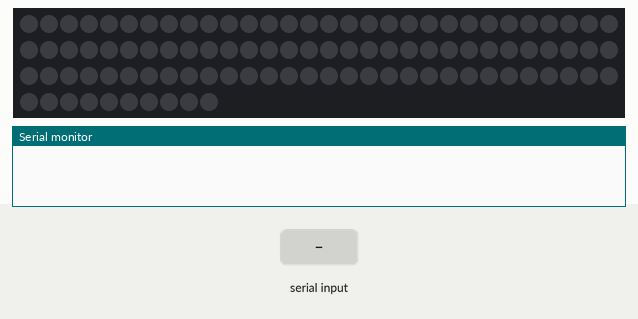
Simulated run of this sketch. Board: Arduino Uno, built with avr-gcc and run on an emulated ATmega328P. On the bench: 100 RGB LEDs in strip order, left to right, continuing on the next row, the last lines printed to the serial monitor. The test bench sets the inputs (shaded band). Random numbers use the default seed unless the sketch sets one.

Above: at 1.2 s.
1.3 s: "c" received over the second serial link
At 2.07 s:
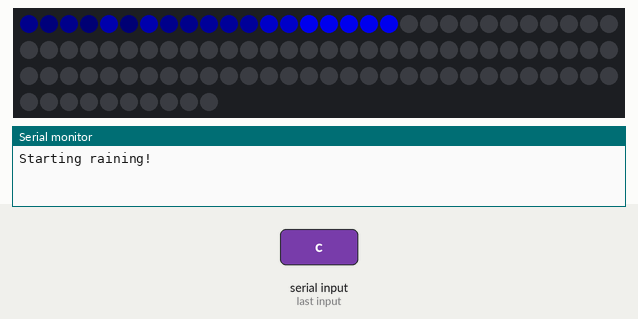
At 2.67 s:
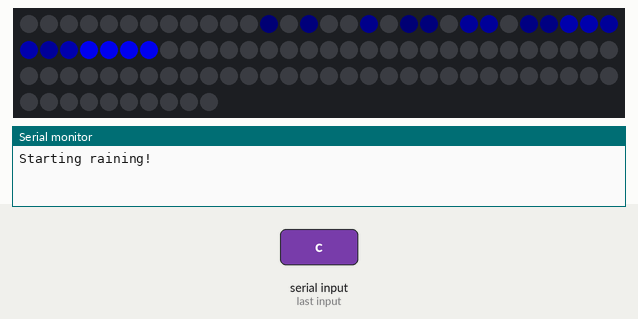
Timing chart, 0 to 4.3 s (numbered marks = the images above; inputs shaded):
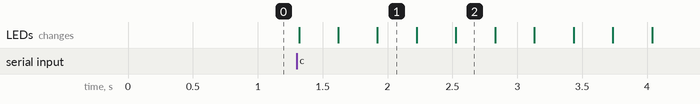

The sketch:

Master_Uno.ino
```cpp
//#include <ESP8266_TCP.h>

#include "arduinoFFT.h"
#include <FastLED.h>
#include <SoftwareSerial.h>


#define SAMPLES 128             //Must be a power of 2
#define SAMPLING_FREQUENCY 10000 //Hz, must be less than 10000 due to ADC

#define LED_PIN     7
#define NUM_LEDS    100

arduinoFFT FFT = arduinoFFT();
SoftwareSerial mySerial(2, 3); // RX, TX

unsigned int sampling_period_us;
unsigned long microseconds;

double vReal[SAMPLES];
double vImag[SAMPLES];
int num;
CRGB leds[NUM_LEDS];

void setup() {
  pinMode(LED_PIN, OUTPUT);
  Serial.begin(9600);
  mySerial.begin(9600);
  FastLED.addLeds<WS2812, LED_PIN, GRB>(leds, NUM_LEDS);
  sampling_period_us = round(1000000*(1.0/SAMPLING_FREQUENCY));
  num = 0;
}

void loop() {
   if(num == NUM_LEDS - 3) {
    num = 0;
   }
    if(1 < 0) {
    /*SAMPLING*/
    for(int i=0; i<SAMPLES; i++)
    {
        microseconds = micros();    //Overflows after around 70 minutes!
        // Request data from slave end
        vReal[i] = analogRead(A0);

        vImag[i] = 0;
        // ACK
        while(micros() < (microseconds + sampling_period_us)){
        }
    }


    /*FFT*/
    FFT.Windowing(vReal, SAMPLES, FFT_WIN_TYP_HAMMING, FFT_FORWARD);
    FFT.Compute(vReal, vImag, SAMPLES, FFT_FORWARD);
    FFT.ComplexToMagnitude(vReal, vImag, SAMPLES);
    double peak = FFT.MajorPeak(vReal, SAMPLES, SAMPLING_FREQUENCY);

    /*PRINT RESULTS*/
    //Serial.println(peak);     //Print out what frequency is the most dominant.
    int frequency = 0;
    for(int i=0; i<(SAMPLES/2); i++)
    {
        /*View all these three lines in serial terminal to see which frequencies has which amplitudes*/

        if(vReal[i] >= 150 && vReal[i] < 5000) {
          frequency = (i * 1.0 * SAMPLING_FREQUENCY) / SAMPLES;
          if(frequency >= 200 && frequency <= 389) {
            meteorRain(0,75,0,1, 128, true, 20, i, i + 5);
            //leds[num] = CRGB(0,75,0);
          } else if(frequency >= 390 && frequency <= 468) {
            meteorRain(75,0,32, 1, 128, true, 20, i, i +5);
            //leds[num] = CRGB(75, 0, 32);
          } else if(frequency > 493 && frequency < 1000) {
            meteorRain(0,75,75,1, 128, true, 20, i, i + 5);
            //leds[num] = CRGB(0, 75, 75);
          } else if(frequency > 1200 && frequency < 1500) {
            meteorRain(32,0,75,3, 128, true, 20, i, i + 5);
            //leds[num] = CRGB(32, 0, 75);
          } else if(frequency > 1500 && frequency < 2000) {
            meteorRain(75,75,0,1, 128, true, 20, i, i + 5);
            //leds[num] = CRGB(75, 75, 0);
          } else if(frequency > 2000 && frequency < 2500) {
            meteorRain(75, 0,0,3, 128, true, 20, i, i + 5);
            //leds[num] = CRGB(75, 0, 0);
          } else if(frequency > 2500 && frequency < 300) {
            meteorRain(10,75,10,3, 128, true, 20, i, i + 5);
            //leds[num] = CRGB(75,0, 0);
          } else if(frequency > 3000 && frequency < 4500) {
            meteorRain(0, 0,75,3, 128, true, 20, i, i +5);
            //leds[num] = CRGB(0,0, 75);
          } else if(frequency > 4500) {
            meteorRain(30,10,40,3, 128, true, 20, i, i + 5);
            //leds[num] = CRGB(75, 75, 75);
          }
          //FastLED.show();
          // fade brightness all LEDs one step


          if(!(frequency < 1100 && frequency > 1050)) {
          Serial.print((i * 1.0 * SAMPLING_FREQUENCY) / SAMPLES, 1);
          Serial.print(" ");
          Serial.println(vReal[i], 1);    //View only this line in serial plotter to visualize the bins
          }
        }

    }

    delay(100);  //Repeat the process every second OR:
    //while(1);       //Run code once
    num++;
    }
    // RunningLights(125, 125, 125, 50);

    while(mySerial.available() > 0) {
      char c = mySerial.read();
      if(c == 'c') {
        meteorRain(0,0,200,3, 128, true, 20, 0, NUM_LEDS);
      }
    }

}

void showStrip() {
 #ifdef ADAFRUIT_NEOPIXEL_H
   // NeoPixel
   strip.show();
 #endif
 #ifndef ADAFRUIT_NEOPIXEL_H
   // FastLED
   FastLED.show();
 #endif
}

void setPixel(int Pixel, byte red, byte green, byte blue) {
 #ifdef ADAFRUIT_NEOPIXEL_H
   // NeoPixel
   strip.setPixelColor(Pixel, strip.Color(red, green, blue));
 #endif
 #ifndef ADAFRUIT_NEOPIXEL_H
   // FastLED
   leds[Pixel].r = red;
   leds[Pixel].g = green;
   leds[Pixel].b = blue;
 #endif
}

void setAll(byte red, byte green, byte blue) {
  for(int i = 0; i < NUM_LEDS; i++ ) {
    setPixel(i, red, green, blue);
  }
  showStrip();
}

void RunningLights(byte red, byte green, byte blue, int WaveDelay) {
  int Position=0;
  for(int j=0; j<NUM_LEDS*2; j++)
  {

   // red = random(0, 255);
   // green = random(0, 255);
   // blue = random(0, 255);
    Position++; // = 0; //Position + Rate;
      for(int i=0; i<NUM_LEDS / 9; i++) {
        // sine wave, 3 offset waves make a rainbow!
        //float level = sin(i+Position) * 127 + 128;
        //setPixel(i,level,0,0);
        //float level = sin(i+Position) * 127 + 128;
        setPixel(i,((sin(i+Position) * 127 + 128)/255)*red,
                   ((sin(i+Position) * 127 + 128)/255)*green*0,
                   ((sin(i+Position) * 127 + 128)/255)*blue*0);
        setPixel(i*3,((sin(i+Position) * 127 + 128)/255)*red*0,
                   ((sin(i+Position) * 127 + 128)/255)*green,
                   ((sin(i+Position) * 127 + 128)/255)*blue*0);
        setPixel(i*9,((sin(i+Position) * 127 + 128)/255)*red*0,
                   ((sin(i+Position) * 127 + 128)/255)*green*0,
                   ((sin(i+Position) * 127 + 128)/255)*blue);

      }

      showStrip();
      delay(WaveDelay);
  }
}
void meteorRain(byte red, byte green, byte blue, byte meteorSize, byte meteorTrailDecay, boolean meteorRandomDecay, int SpeedDelay, int startLed, int endLed) {
  setAll(0,0,0);
  Serial.println("Starting raining!");
  for(int i = startLed; i < endLed + endLed; i++) {


    // fade brightness all LEDs one step
    for(int j=startLed; j<endLed; j++) {
      if( (!meteorRandomDecay) || (random(10)>5) ) {
        fadeToBlack(j, meteorTrailDecay );
      }
    }


    // draw meteor
    for(int j = 0; j < meteorSize; j++) {
      if( ( i-j <NUM_LEDS) && (i-j>=0) ) {
        setPixel(i-j, red, green, blue);
      }
    }

    showStrip();
    delay(SpeedDelay);
  }
  Serial.println("Done Raining  !");
}

void fadeToBlack(int ledNo, byte fadeValue) {
 #ifdef ADAFRUIT_NEOPIXEL_H
    // NeoPixel
    uint32_t oldColor;
    uint8_t r, g, b;
    int value;

    oldColor = strip.getPixelColor(ledNo);
    r = (oldColor & 0x00ff0000UL) >> 16;
    g = (oldColor & 0x0000ff00UL) >> 8;
    b = (oldColor & 0x000000ffUL);

    r=(r<=10)? 0 : (int) r-(r*fadeValue/256);
    g=(g<=10)? 0 : (int) g-(g*fadeValue/256);
    b=(b<=10)? 0 : (int) b-(b*fadeValue/256);

    strip.setPixelColor(ledNo, r,g,b);
 #endif
 #ifndef ADAFRUIT_NEOPIXEL_H
   // FastLED
   leds[ledNo].fadeToBlackBy( fadeValue );
 #endif
}
```

Measured:
- after the input at 1.3 s, the LEDs: first change at once (image 1 shows a later state)
